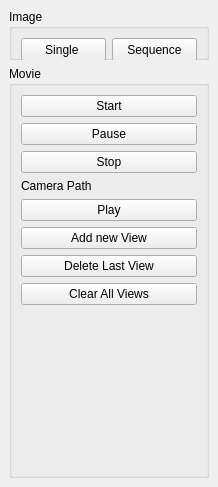
  <widget class="QDockWidget" name="dockWidget_Recorder" >
   <property name="geometry" >
    <rect>
     <x>974</x>
     <y>22</y>
     <width>218</width>
     <height>487</height>
    </rect>
   </property>
   <property name="windowTitle" >
    <string>Recorder</string>
   </property>
   <attribute name="dockWidgetArea" >
    <number>2</number>
   </attribute>
   <widget class="QWidget" name="dockWidgetContents_4" >
    <property name="geometry" >
     <rect>
      <x>0</x>
      <y>22</y>
      <width>218</width>
      <height>465</height>
     </rect>
    </property>
    <layout class="QVBoxLayout" name="verticalLayout" >
     <item>
      <widget class="QGroupBox" name="groupBox" >
       <property name="minimumSize" >
        <size>
         <width>0</width>
         <height>51</height>
        </size>
       </property>
       <property name="maximumSize" >
        <size>
         <width>16777215</width>
         <height>51</height>
        </size>
       </property>
       <property name="title" >
        <string>Image</string>
       </property>
       <property name="flat" >
        <bool>false</bool>
       </property>
       <layout class="QHBoxLayout" name="horizontalLayout_3" >
        <item>
         <widget class="QPushButton" name="pushButton_5" >
          <property name="minimumSize" >
           <size>
            <width>0</width>
            <height>23</height>
           </size>
          </property>
          <property name="text" >
           <string>Single </string>
          </property>
         </widget>
        </item>
        <item>
         <widget class="QPushButton" name="pushButton_6" >
          <property name="minimumSize" >
           <size>
            <width>0</width>
            <height>23</height>
           </size>
          </property>
          <property name="text" >
           <string>Sequence</string>
          </property>
         </widget>
        </item>
       </layout>
      </widget>
     </item>
     <item>
      <widget class="QGroupBox" name="groupBox_2" >
       <property name="minimumSize" >
        <size>
         <width>0</width>
         <height>0</height>
        </size>
       </property>
       <property name="title" >
        <string>Movie</string>
       </property>
       <layout class="QVBoxLayout" name="verticalLayout_3" >
        <item>
         <widget class="QPushButton" name="pushButton_7" >
          <property name="text" >
           <string>Start</string>
          </property>
         </widget>
        </item>
        <item>
         <widget class="QPushButton" name="pushButton_9" >
          <property name="text" >
           <string>Pause</string>
          </property>
         </widget>
        </item>
        <item>
         <widget class="QPushButton" name="pushButton_8" >
          <property name="text" >
           <string>Stop</string>
          </property>
         </widget>
        </item>
        <item>
         <widget class="QLabel" name="label" >
          <property name="text" >
           <string>Camera Path</string>
          </property>
         </widget>
        </item>
        <item>
         <widget class="QPushButton" name="pushButton_10" >
          <property name="text" >
           <string>Play</string>
          </property>
         </widget>
        </item>
        <item>
         <widget class="QPushButton" name="pushButton_11" >
          <property name="text" >
           <string>Add new View</string>
          </property>
         </widget>
        </item>
        <item>
         <widget class="QPushButton" name="pushButton_12" >
          <property name="text" >
           <string>Delete Last View</string>
          </property>
         </widget>
        </item>
        <item>
         <widget class="QPushButton" name="pushButton_13" >
          <property name="text" >
           <string>Clear All Views</string>
          </property>
         </widget>
        </item>
        <item>
         <spacer name="verticalSpacer" >
          <property name="orientation" >
           <enum>Qt::Vertical</enum>
          </property>
          <property name="sizeHint" stdset="0" >
           <size>
            <width>20</width>
            <height>40</height>
           </size>
          </property>
         </spacer>
        </item>
       </layout>
      </widget>
     </item>
    </layout>
   </widget>
  </widget>
